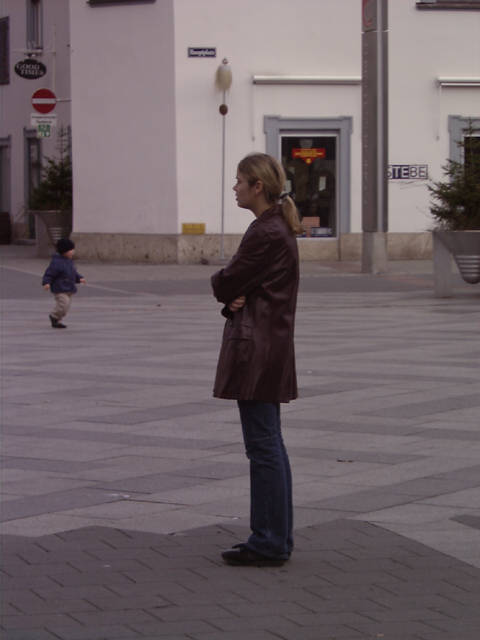
#> input picture src/com/cv/DetectObject/HistogramOfOrientedGradients/DetectPedestrian/images/person_010.bmp, 480 x 640 px
$ python HOG.py
#> lines starting #> are read from the running program, lines starting #| are printed output that depends on the picture
from __future__ import print_function

import datetime

import cv2
import imutils

# https://www.pyimagesearch.com/2015/11/16/hog-detectmultiscale-parameters-explained/

# initializes the Histogram of Oriented Gradients descriptor
hog = cv2.HOGDescriptor()
# set the Support Vector Machine to be pre-trained pedestrian detector
hog.setSVMDetector(cv2.HOGDescriptor_getDefaultPeopleDetector())

# load the image and
image_path = "DetectPedestrian/images/"
original_image = cv2.imread(image_path + "person_010.bmp")
#> original_image is the input picture: shape (640, 480, 3); mean B, G, R 103.7, 99.5, 111.5
# resize image
original_image = imutils.resize(original_image, width=min(400, original_image.shape[1]))
#> original_image: shape (533, 400, 3)
# show original image
window_name = 'Original Image'
cv2.imshow(window_name, original_image)
cv2.waitKey()

start = datetime.datetime.now()

# detect people in the image
# parameters
#       image pyramid with scale=1.05
#       a sliding window step size of (4, 4)  pixels in both the x and y direction
#           The size of the sliding window is fixed at 64 x 128 pixels
#           (http://lear.inrialpes.fr/people/triggs/pubs/Dalal-cvpr05.pdf)
# return
#       bounding box (x, y)-coordinates of each person in the image
#       weights: the confidence value returned by the SVM for each detection
(boundingBoxs, weights) = hog.detectMultiScale(original_image, winStride=(8, 8), padding=(16, 16), scale=1.05,
                                               useMeanshiftGrouping=False)
#> boundingBoxs = [[17, 166, 67, 134], [137, 141, 165, 330]]; weights = [0.528, 2.44]
print("[INFO] detection took: {}s".format((datetime.datetime.now() - start).total_seconds()))

# draw the original bounding boxes
HOG_SVM_image = original_image.copy()
for (x, y, w, h) in boundingBoxs:
    cv2.rectangle(original_image, (x, y), (x + w, y + h), (0, 0, 255), 2)
#> this loop made 2 passes
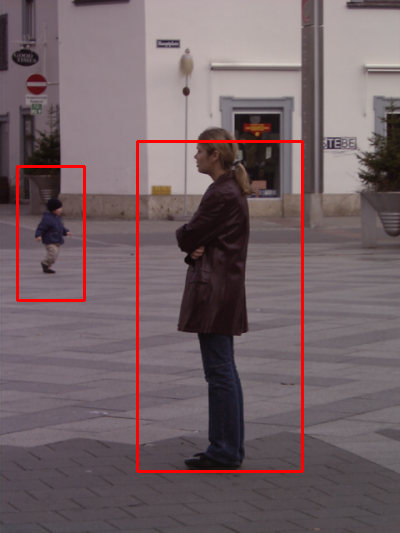
#> original_image: shape (533, 400, 3); mean B, G, R 101.8, 97.6, 114.4

# show the output image
window_name = 'Detections'
cv2.imshow(window_name, original_image)
cv2.waitKey()

$ run again, with src/com/cv/DetectObject/HistogramOfOrientedGradients/DetectPedestrian/images/person_011.bmp copied over src/com/cv/DetectObject/HistogramOfOrientedGradients/DetectPedestrian/images/person_010.bmp
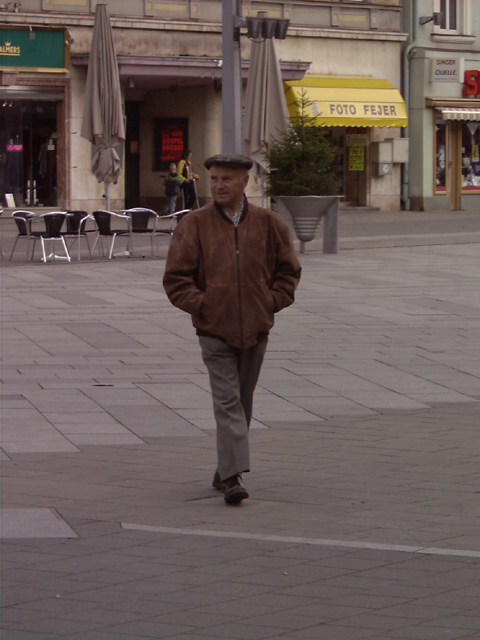
#> input picture src/com/cv/DetectObject/HistogramOfOrientedGradients/DetectPedestrian/images/person_011.bmp, 480 x 640 px
#> original_image is the input picture: shape (640, 480, 3); mean B, G, R 89.8, 93.3, 107
#> boundingBoxs = [[114, 112, 167, 333]]; weights = [3.2]
#> the loop `for (x, y, w, h) in boundingBoxs:` made 1 pass
#> after the loop `for (x, y, w, h) in boundingBoxs:`:
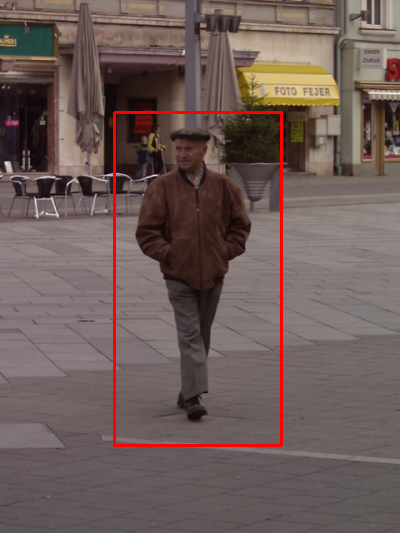
#> original_image: shape (533, 400, 3); mean B, G, R 88.6, 92.1, 109.2

$ run again, with src/com/cv/DetectObject/HistogramOfOrientedGradients/DetectPedestrian/images/person_014.bmp copied over src/com/cv/DetectObject/HistogramOfOrientedGradients/DetectPedestrian/images/person_010.bmp
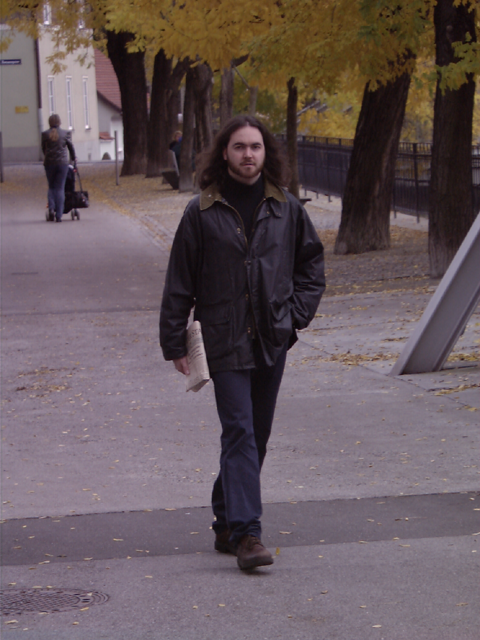
#> input picture src/com/cv/DetectObject/HistogramOfOrientedGradients/DetectPedestrian/images/person_014.bmp, 480 x 640 px
#> original_image is the input picture: shape (640, 480, 3); mean B, G, R 91.9, 87.8, 102.2
#> boundingBoxs = [[0, 0, 116, 223], [97, 99, 201, 401]]; weights = [1.54, 2.51]
#> the loop `for (x, y, w, h) in boundingBoxs:` made 2 passes
#> after the loop `for (x, y, w, h) in boundingBoxs:`:
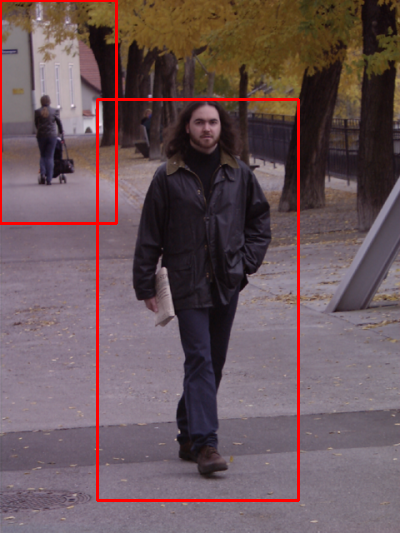
#> original_image: shape (533, 400, 3); mean B, G, R 89.5, 85.5, 105.8

$ run again, with src/com/cv/DetectObject/HistogramOfOrientedGradients/DetectPedestrian/images/person_029.bmp copied over src/com/cv/DetectObject/HistogramOfOrientedGradients/DetectPedestrian/images/person_010.bmp
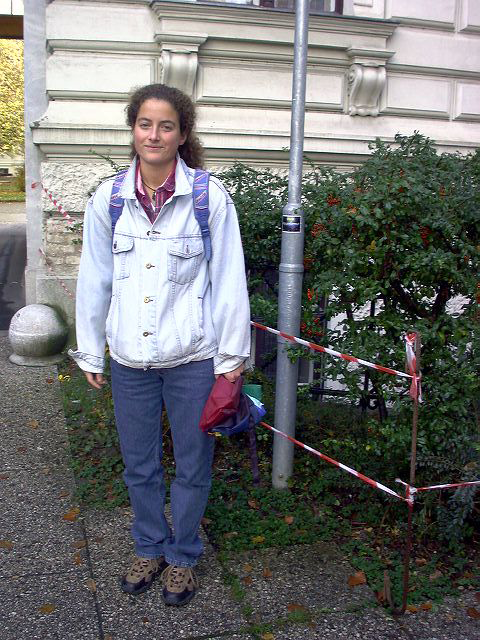
#> input picture src/com/cv/DetectObject/HistogramOfOrientedGradients/DetectPedestrian/images/person_029.bmp, 480 x 640 px
#> original_image is the input picture: shape (640, 480, 3); mean B, G, R 112.2, 112.4, 111.1
#> `original_image = imutils.resize(original_image, width=min(400, origina..`:
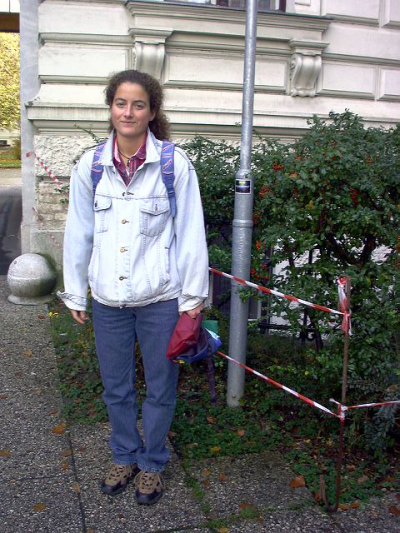
#> original_image: shape (533, 400, 3); mean B, G, R 112.2, 112.4, 111.1
#> boundingBoxs = ()
